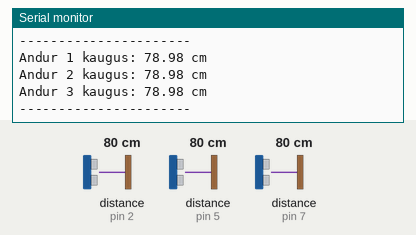
A sketch run on a simulated Arduino Uno, built with avr-gcc and run on an emulated ATmega328P. On the bench: the last lines printed to the serial monitor. Wiring (inferred from the names in the program): 3 × ultrasonic range finder: trigger pin 3, echo pin 2 / trigger pin 4, echo pin 5 / trigger pin 8, echo pin 7. The test bench sets the inputs (shaded band); at power-on: distance to the obstacle (sensors on pin 2, pin 5, pin 7) 80 cm. The echo pulse lasts 58.3 µs per cm.

Above: at 1.6 s.
1.7 s: distance to the obstacle (sensor on pin 2) set to 2 cm
At 1.75 s:
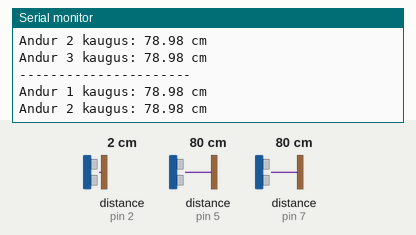
3.2 s: distance to the obstacle (sensor on pin 5) set to 2 cm
At 4.0 s:
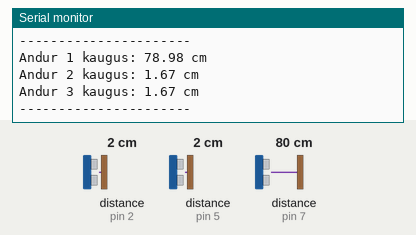
4.7 s: distance to the obstacle (sensor on pin 7) set to 2 cm
At 5.6 s:
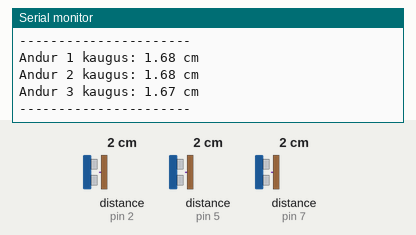
6.2 s: distance to the obstacle (sensor on pin 2) set to 120 cm
At 7.2 s:
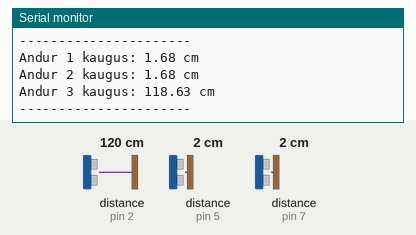
9.9 s: distance to the obstacle (sensor on pin 5) set to 4 cm
At 11.3 s:
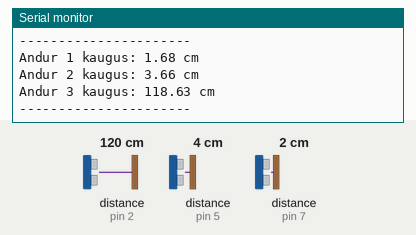
11.4 s: distance to the obstacle (sensor on pin 7) set to 4 cm
At 11.56 s:
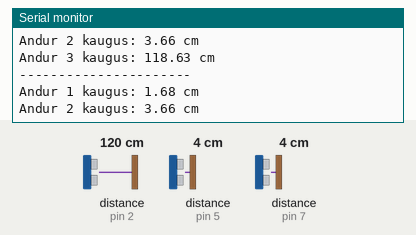
Timing chart, 0 to 13.9 s (numbered marks = the images above; inputs shaded):
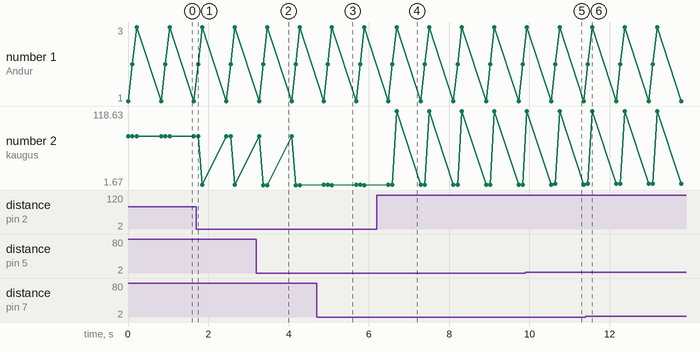

Measured:
- after the input at 3.2 s, the serial monitor: prints a new line after 0.17 s (image 2)
- after the input at 4.7 s, the serial monitor: prints a new line after 0.18 s (image 3)
- after the input at 6.2 s, the serial monitor: prints a new line after 0.50 s (image 4)
- after the input at 9.9 s, the serial monitor: prints a new line after 0.74 s (image 5)
- plotted number 2: 78.98 → 1.68 after the input at 1.7 s, 1.68 → 1.67 after the input at 3.2 s

The sketch:

ultraheli.ino
```cpp
// Ultraheliandurite Trig ja Echo pinni määramine

const int trigPins[3] = {
  8,
  4,
  3
};
const int echoPins[3] = {
  7,
  5,
  2
};

long duration;
float distance;

void setup() {
  Serial.begin(9600);

  // Määrame iga anduri Trig väljundiks ja Echo sisendiks

  for (int i = 0; i < 3; i++) {

    pinMode(trigPins[i], OUTPUT);

    pinMode(echoPins[i], INPUT);

  }

}

void loop() {

  for (int i = 0; i < 3; i++) {

    // Saatmissignaal Trig'ile

    digitalWrite(trigPins[i], LOW);

    delayMicroseconds(2);

    digitalWrite(trigPins[i], HIGH);

    delayMicroseconds(10);

    digitalWrite(trigPins[i], LOW);

    // Vastuvõetav kestus Echo kaudu

    duration = pulseIn(echoPins[i], HIGH);

    // Kauguse arvutamine (cm)

    distance = duration * 0.034 / 2;

    // Tulemuste kuvamine Serial Monitoris

    Serial.print("Andur ");

    Serial.print(i + 1);

    Serial.print(" kaugus: ");

    Serial.print(distance);

    Serial.println(" cm");

    delay(100); // Lühike paus iga anduri järel

  }

  Serial.println("----------------------");

  delay(500); // Paus enne järgmist tsüklit

}
```
